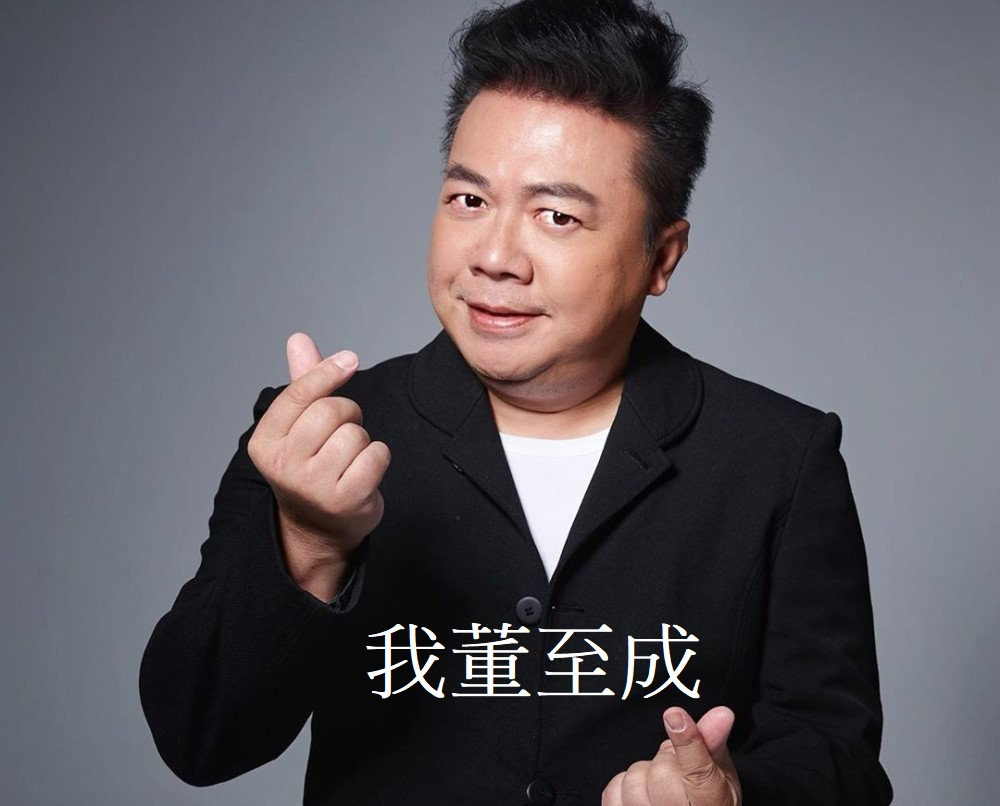
#> input picture 000.jpeg, 1000 x 806 px
$ python opcv_4.py
#> lines starting #> are read from the running program, lines starting #| are printed output that depends on the picture; after the words box and inside, x2 and y2 are one past the last pixel; in counts of white or black regions, pixels touching at a corner belong together

import cv2

img = cv2.imread('000.jpeg')
#> img is the input picture: shape (806, 1000, 3); mean B, G, R 97.3, 91.6, 94.6
gray = cv2.cvtColor(img, cv2.COLOR_BGR2GRAY)
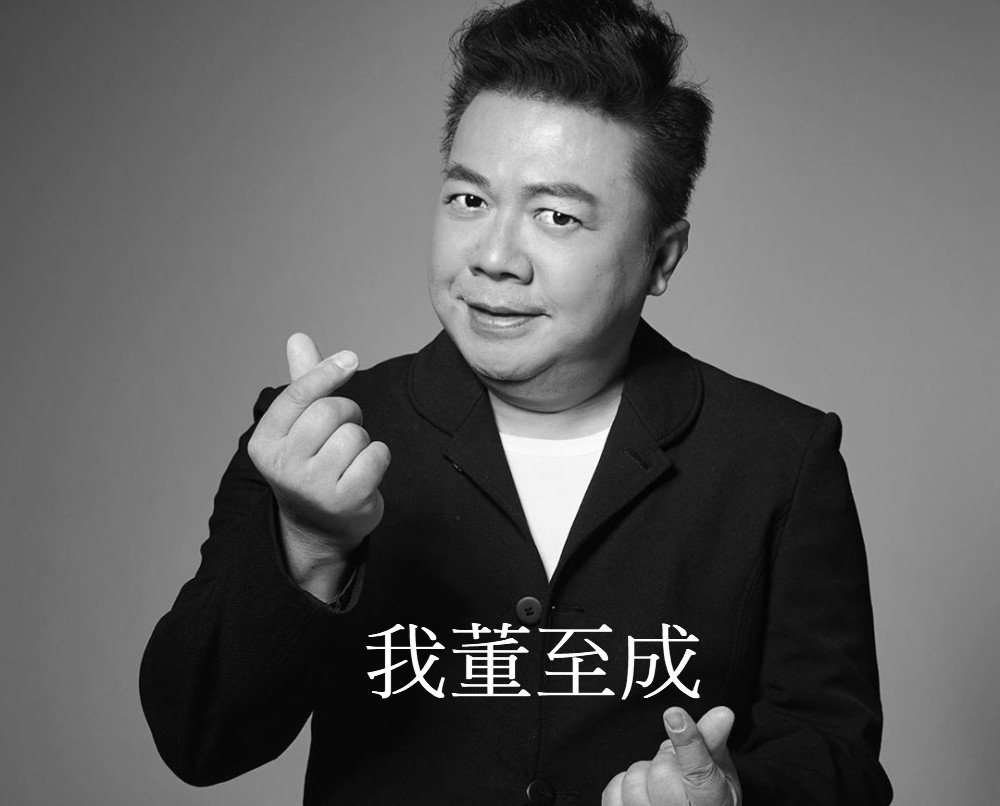
#> gray: shape (806, 1000); min 0, max 255, mean 93.1
faceCascade = cv2.CascadeClassifier('face_detect.xml')#套用模型  到https://github.com/opencv/opencv/tree/4.x/data/haarcascades找你要的模型
faceRect = faceCascade.detectMultiScale(gray, 1.1, 6)
#> faceRect = [[391, 104, 263, 263]]
print(len(faceRect))
#| 1

for (x, y, w, h) in faceRect:#畫出模型找到的
    cv2.rectangle(img, (x, y), (x+w, y+h), (0, 255, 0), 2)
    print (x,y,w,h)
#> this loop made 1 pass
#| 391 104 263 263
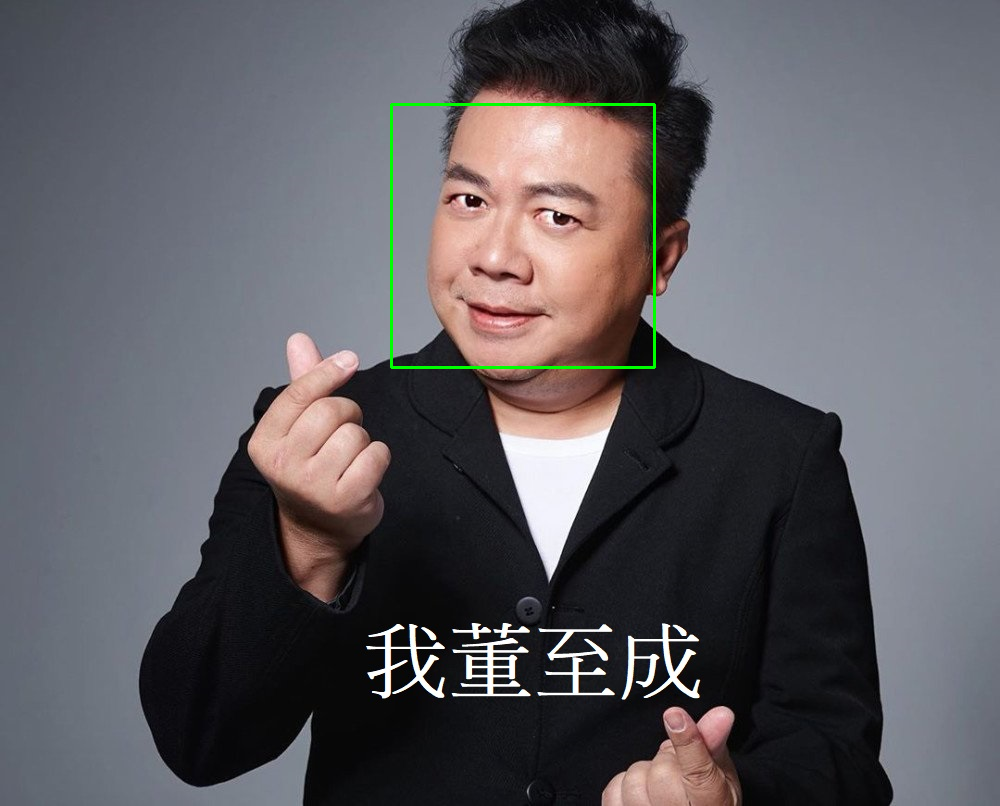
#> img: shape (806, 1000, 3); 0.39% of pixels changed, all inside (x1, y1, x2, y2) = (390, 103, 656, 369)
cv2.imshow('img', img)
cv2.waitKey(0)
